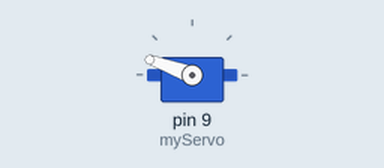
The sketch below on a simulated Arduino Uno, built with avr-gcc and run on an emulated ATmega328P. Parts: servo.

Above: at 0.05 s.
At 6.05 s:
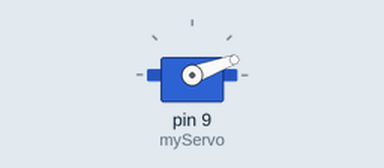
At 12.0 s:
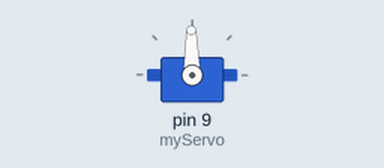
Timing chart, 0 to 15.6 s (numbered marks = the images above):
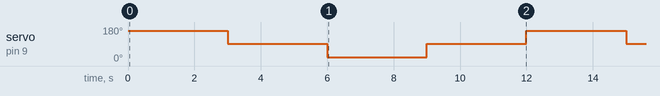

The sketch:

Vex_motor_me__esc_29.ino
```cpp
/*
Þetta forrit keyrir vex 269 motor með esc 29 motorcontroler
spenna í motor er 7,2 v, arduino er á 5V
tengið digital 9 í signal (hvítur) í esc, ground í svartan og
rauðan í + sjá mynd.
Gildi fyrir motor eru áfram (100 - 160)100 er lítill hraði
Gildi fyrir motor eru afturábak (20 - 85)85 er lítill hraði
Gildi fyrir motor eru stop 91 er engin hraði
*/
#include <Servo.h>

Servo myServo;

void setup()
{
  myServo.attach (9);
}

void loop()
{
  myServo.write(160);
  delay(3000);

  myServo.write(91);
  delay(3000);

  myServo.write(20);
  delay(3000);

   myServo.write(91);
  delay(3000);
}
```

Measured:
- by itself, servo on pin 9 (myServo): repeats every 12.0 s: 20° 3.0 s, 91° 3.0 s, 160° 3.0 s, 91° 3.0 s
